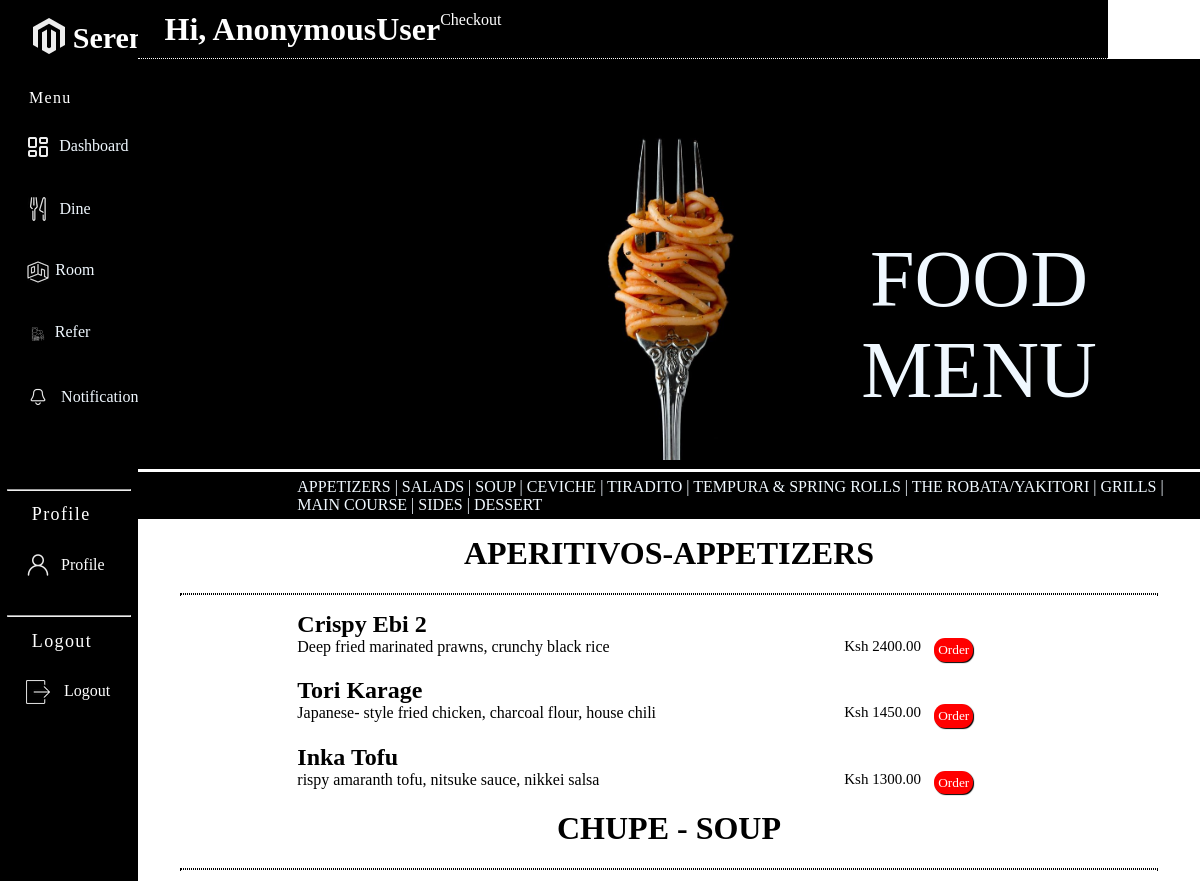
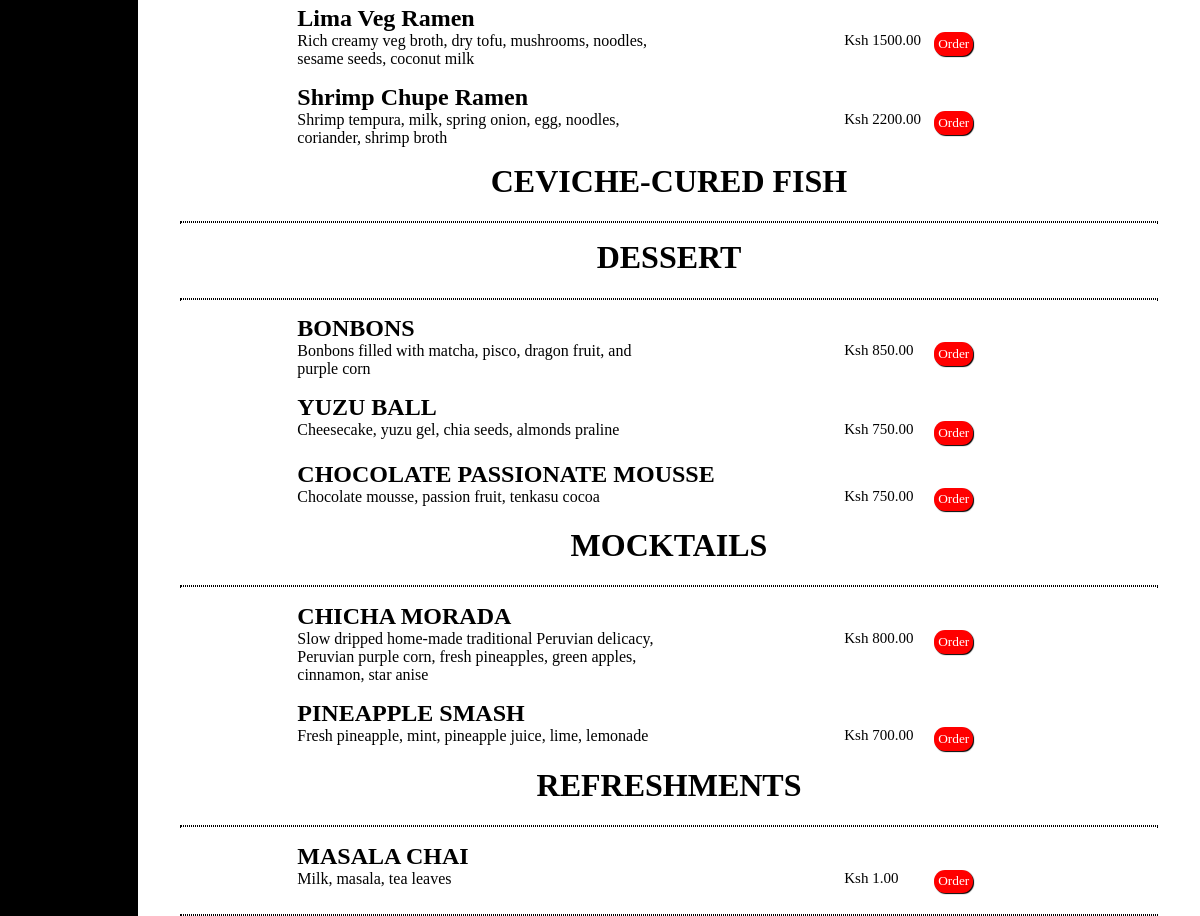
Screenshot of /dine/ with the database file from the repository (2 pictures, top to bottom).
### admin_section/models.py (models this page shows, shortened)
class Category(models.Model):
    name = models.CharField(max_length=100, unique=True)  # Ensure unique category names

class Product(models.Model):
    category = models.ForeignKey(Category, on_delete=models.CASCADE)
    name = models.CharField(max_length=100)
    contents = models.TextField()
    price = models.DecimalField(max_digits=10, decimal_places=2)

### admin_section/views.py (the view)
# urls.py: path('dine/',dine,name='dine'),
def dine(request):
    categories = Category.objects.all()
    context = {
        'categories': categories,
    }
    return render(request,'dine.html',context)

### admin_section/templates/dine.html (shortened to what this page needs)
{% load static %}
<!DOCTYPE html>
<html lang="en">
<head>
    <link rel="stylesheet" href="{% static 'css/dine.css' %}">
</head>
<body>
    <div class="dashboard">
        <div class="side_nav">
            <div class="logo">
                <div class="logo_img">
                    <img src="{% static 'images/logo.png' %}" alt="" class="logoimg">
                </div>
                <div class="logo_title">
                    <p>Serenity</p>
                </div>
            </div>
            <div class="menu">
                <p>Menu</p>
            </div>
            <div class="home">
                <div class="home_img">
                    <img src="{% static 'images/dash_white.png' %}" alt="dashboard" class="dashboard_img" id="dashboard_img">
                </div>
                <div class="home_title">
                    <a href="{% url 'member_home' %}"><p>Dashboard</p></a>
                </div>
            </div>
            <div class="home">
                <div class="dine_img">
                    <img src="{% static 'images/dine.png'%}" alt="dine" class="dine_im" id="dine_img">
                </div>
                <div class="dine_title">
                    <a href="{% url 'dine' %}"><p>Dine</p></a>
                </div>
            </div>
            <div class="home">
                <div class="home_img">
                    <img src="{% static 'images/room.png' %}" alt="room_reservation" class="dashboard_img" id="room_reservation_img">
                </div>
                <div class="home_title">
                    <a href="{% url 'room' %}"><p>Room</p></a>
                </div>
            </div>
            <div class="home">
                <div class="home_img">
                    <img src="{% static 'images/refer.png' %}" alt="receipt" class="dine_im" id="dashboard_img">
                </div>
                <div class="home_title">
                    <a href="{% url 'user_form_wizard' %}"><p>Refer</p></a>
                </div>
            </div>
            <div class="home">
                <div class="home_img">
                    <img src="{% static 'images/noti.png' %}" alt="receipt" class="dine_im" id="dashboard_img">
                </div>
                <div class="home_title">
                    <a href="{% url 'display_requests' request.user %}"><p>Notifications</p></a>
                </div>
            </div>
            <hr class="hr1">
            <div class="profile">
                <p>Profile</p>
            </div>
            <div class="home">
                <div class="home_img">
                    <img src="{% static 'images/user.png' %}" alt="user_profile" class="user_profile_img" id="user_profile_img">
                </div>
                <div class="profile_title">
                    <p>Profile</p>
                </div>
            </div>
            <hr class="hr2">
            <div class="profile">
                <p>Logout</p>
            </div>
            <div class="home">
                <div class="home_img">
                    <img src="{% static 'images/logout.png'%}" alt="receipt" class="dine_im" id="receipt_img">
                </div>
                <div class="receipt_title">
                    <a href="{% url 'member_logout' %}"><p>Logout</p></a>
                </div>
            </div>
        </div>
        <div class="the_rest">
            <div class="username">
                    <h1>Hi, {{request.user}}</h1>
                    <a href="{% url 'checkout' %}"><p>Checkout</p></a>
            </div>
            <div class="top_menu_image">
                <div class="log_img">
                    <img src="{% static 'images/spaghettifork.jpg' %}" alt="" class="menulogos">
                </div>
                <div class="log_titl">
                    <h3>FOOD MENU</h3>
                </div>
            </div>
            <div class="food_menu_items">
                <p>
                    APPETIZERS |
                    SALADS |
                    SOUP |
                    CEVICHE |
                    TIRADITO |
                    TEMPURA & SPRING ROLLS |
                    THE ROBATA/YAKITORI |
                    GRILLS |
                    MAIN COURSE |
                    SIDES |
                    DESSERT
                </p>
            </div>
            <div class="appetizers">
                {% for category in categories %}
                <div class="apph1">
                    <h1>{{ category.name }}</h1>
                </div>
                <hr class="menu_ruler">
                {% for product in category.product_set.all %}
                <div class="menu_food_list">
                    <div class="food_heading">
                        <h2>{{ product.name }}</h2>
                        <div class="conts">
                            <div class="ingredients">
                                <p> {{ product.contents }}</p>
                            </div>
                            <div class="orderp">
                                <div class="price">
                                    <p>Ksh {{ product.price }}</p>
                                </div>
                                <div class="order">
                                    <a href="{% url 'add_to_cart' product.id %}"><button class="ord">Order</button></a>
                                </div>
                            </div>
                        </div>
                    </div>
                {% endfor %}
                </div>
                {% endfor %}
            </div>
        </div>
    </div>
</body>
</html>

### admin_section/static/css/dine.css (style rules this page uses)
body,* { margin: 0; padding: 0; }
.dashboard { height: 100vh; width: 100vw; display: flex; }
.side_nav { background-color: black; width: 11.5%; height: 100vh; box-shadow: 1px 1px 5px black; }
.logo { display: flex; margin-top: 8.5%; padding-left: 18%; }
.logo_title p { padding-top: 9%; font-family: "Clicker Script"; font-weight: 900; font-size: 30px; color: white; }
.menu { color: white; margin-top: 18.5%; font-family: "Poppins Thin"; padding-left: 21%; text-decoration: none; font-weight: 300; letter-spacing: 1.3px; }
.home { display: flex; padding-top: 5%; padding-bottom: 5%; margin-top: 15%; padding-left: 19%; }
.home_title p { padding-left: 13%; font-family: "Street Corner SemiBold"; padding-top: 3.5%; color: aliceblue; }
.dine_img { width: fit-content; height: 40%; }
.dine_img img { height: 40%; }
.dine_title p { color: aliceblue; font-family: "Street Corner SemiBold"; padding-left: 30%; padding-top: 7.5%; }
.receipt_title p { padding-left: 30%; color: white; font-family: "Street Corner SemiBold"; padding-top: 5%; }
.hr1 { margin-top: 50%; margin-left: 5%; margin-right: 5%; color: aliceblue; }
.profile p { color: white; padding-top: 10%; padding-left: 23%; font-family: "Poppins Thin"; font-size: 18px; letter-spacing: 1.4px; }
.hr2 { margin-top: 20%; margin-left: 5%; margin-right: 5%; color: aliceblue; }
.profile_title p { padding-left: 25%; color: white; font-family: "Street Corner SemiBold"; padding-top: 8%; }
.username { position: relative; display: flex; padding-top: 1%; padding-left: 2.5%; padding-bottom: 1%; width: 85%; padding-right: 3.8%; background-color: black; border-bottom: 1px dotted white; }
.the_rest { width: 100%; height: 100vh; overflow: auto; background-color: white; }
.top_menu_image h3 { font-family: "Street Corner SemiBold"; font-size: 80px; font-weight: 100; position: relative; padding-top: -50%; }
.top_menu_image { background-color: black; height: 410px; text-align: center; color: aliceblue; font-family: "Street Corner SemiBold"; }
.menulogos { width: 312px; padding-top: 1%; }
.log_titl { position: absolute; margin-top: -230px; margin-left: 620px; }
.food_menu_items { padding-top: .5%; padding-bottom: .5%; padding-left: 15%; font-family: "Street Corner SemiBold"; background-color: rgb(0, 0, 0); margin-top: .3%; color: aliceblue; }
.apph1 h1 { font-family: "Street Corner SemiBold"; }
.apph1 { text-align: center; padding-top: 1.5%; font-weight: 100; }
.menu_ruler { margin-top: 2%; border: 1px dotted black; margin-left: 4%; margin-right: 4%; }
.food_heading h2 { font-family: "Street Corner SemiBold"; padding-top: 1.5%; padding-left: 15%; }
.orderp { display: flex; }
.ingredients p { font-family: "Street Corner SemiBold"; padding-left: 30%; }
.conts { display: flex; }
.ingredients { width: 50%; }
.price p { font-size: 15px; padding-left: 15%; font-family: "Street Corner SemiBold"; }
.orderp { width: 50%; }
.price { padding-left: 30%; width: 20%; }
.ord { border-radius: 11px; padding: 12%; border: none; background-color: red; color: white; font-family: "Street Corner SemiBold"; box-shadow: 1px 1px 1px black; padding-top: -200px; }
.username h1 { color: white; }
a { text-decoration: none; color: white; }

### rows the page displays
Category: name "APERITIVOS-APPETIZERS"
Product: name "Crispy Ebi 2", contents "Deep fried marinated prawns, crunchy black rice", price "2400.00"
Product: name "Tori Karage", contents "Japanese- style fried chicken, charcoal flour, house chili", price "1450.00"
Product: name "Inka Tofu", contents "rispy amaranth tofu, nitsuke sauce, nikkei salsa", price "1300.00"
Category: name "CHUPE - SOUP"
Product: name "Lima Veg Ramen", contents "Rich creamy veg broth, dry tofu, mushrooms, noodles, sesame seeds, coconut milk", price "1500.00"
Product: name "Shrimp Chupe Ramen", contents "Shrimp tempura, milk, spring onion, egg, noodles, coriander, shrimp broth", price "2200.00"
Category: name "CEVICHE-CURED FISH"
Category: name "DESSERT"
Product: name "BONBONS", contents "Bonbons filled with matcha, pisco, dragon fruit, and purple corn", price "850.00"
Product: name "YUZU BALL", contents "Cheesecake, yuzu gel, chia seeds, almonds praline", price "750.00"
Product: name "CHOCOLATE PASSIONATE MOUSSE", contents "Chocolate mousse, passion fruit, tenkasu cocoa", price "750.00"
Category: name "MOCKTAILS"
Product: name "CHICHA MORADA", contents "Slow dripped home-made traditional Peruvian delicacy, Peruvian purple corn, fresh pineapples, green apples, cinnamon, star anise", price "800.00"
Product: name "PINEAPPLE SMASH", contents "Fresh pineapple, mint, pineapple juice, lime, lemonade", price "700.00"
Category: name "REFRESHMENTS"
Product: name "MASALA CHAI", contents "Milk, masala, tea leaves", price "1.00"

### other values shown
{{ request.user }} "AnonymousUser"
